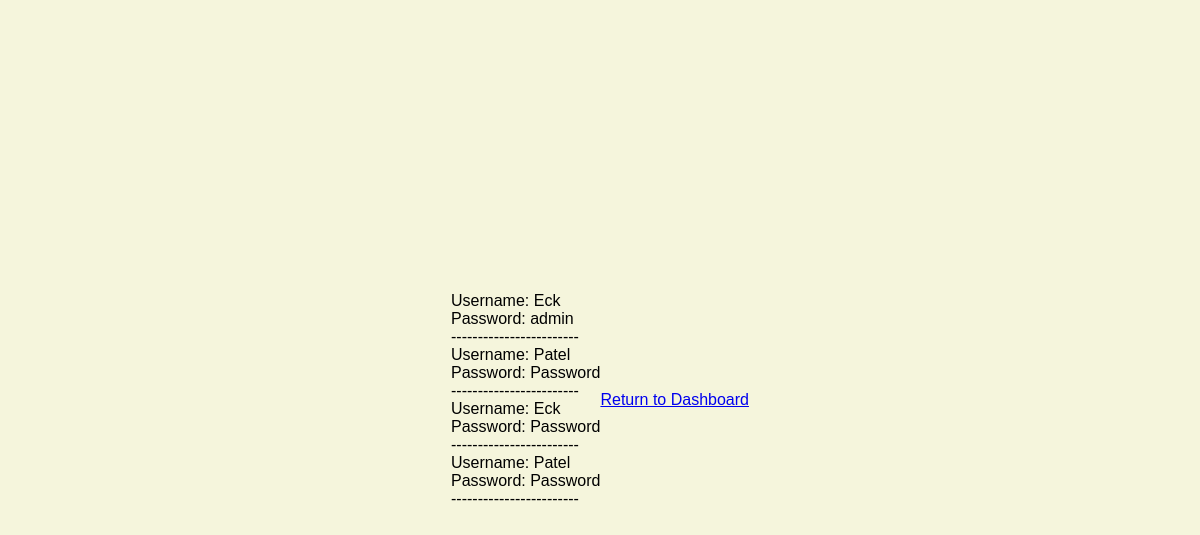
Page /display_database.php on the committed database.
### tables this page shows
CREATE TABLE `student` (
  `Username` varchar(20) NOT NULL,
  `Password` varchar(20) NOT NULL
);

### display_database.php (the view, shortened to what this page needs)
<?php
try {
    $conn = new PDO(
        "mysql:host=" . DB_HOST . ";dbname=" . DB_NAME,
        DB_USER,
        DB_PASS
    );
    $conn->setAttribute(PDO::ATTR_ERRMODE, PDO::ERRMODE_EXCEPTION);
    $stmt = $conn->prepare("SELECT * FROM student");
    $stmt->execute();
    if ($stmt->rowCount() > 0) {
        $students = $stmt->fetchAll(PDO::FETCH_ASSOC);
        foreach($students as $student) {
            foreach($student as $column => $value) {
                echo ucfirst($column) . ": " . htmlspecialchars($value) . "<br>";
            }
            echo "------------------------<br>";
        }
    } else {
        echo "No records found in the student table.";
    }
} catch(PDOException $e) {
    die("Connection failed: " . $e->getMessage());
}
?>
<!DOCTYPE html>
<html lang="en">
<head>
</head>
<body><p>
<a href = "dashboard.php">Return to Dashboard</a></p>
</BODY>
</HTML>

### display_database.php (style rules this page uses)
body { margin: 0; padding: 0; height: 100vh; display: flex; align-items: center; justify-content: center; background-color: #f5f5dc; font-family: Arial, sans-serif; }

### rows in the picture
student: Username "Eck", column "Password", Password "admin"
student: column "Username", Username "Patel", column "Password", Password "Password"
student: column "Username", Username "Eck", column "Password", Password "Password"
student: column "Username", Username "Patel", column "Password", Password "Password"
